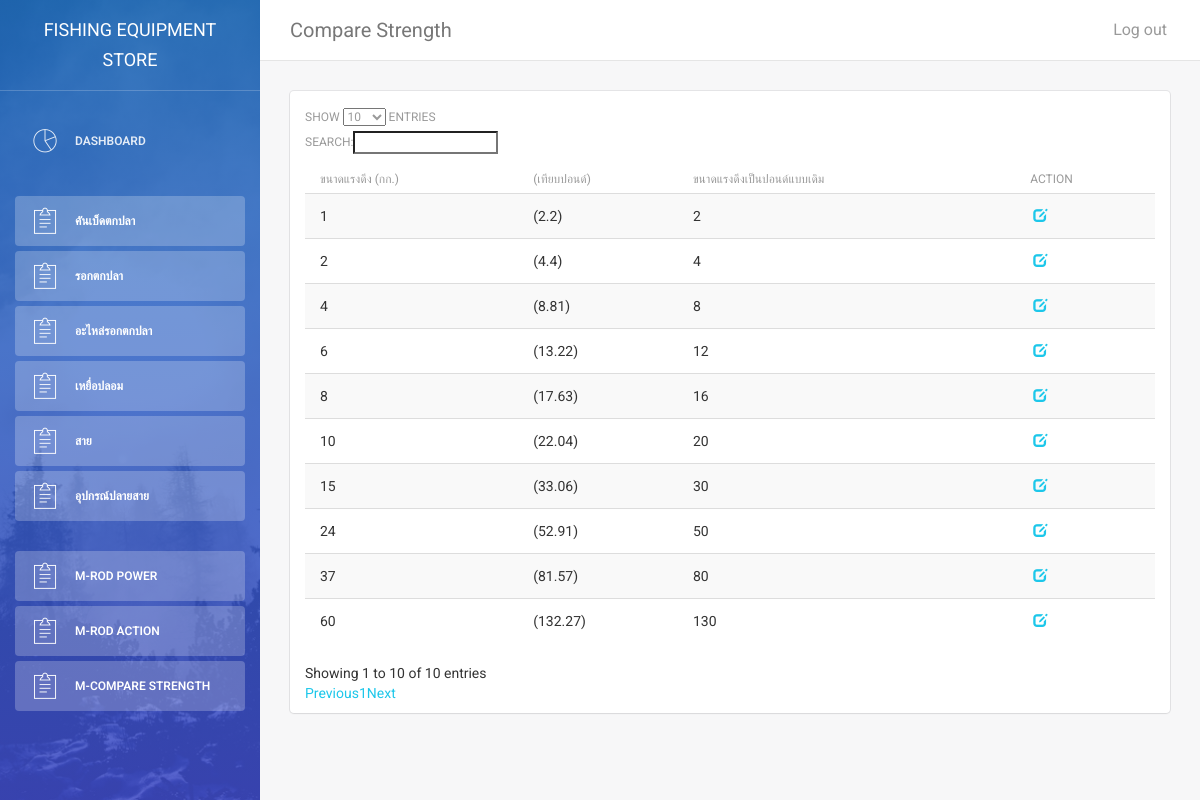
The app's page /admin/compare_strength.php with its own data.
### tables this page shows
CREATE TABLE `tensile_strength` (
  `ID` int(1) NOT NULL,
  `strength_kg` int(2) NOT NULL,
  `strength_pound` double NOT NULL,
  `strength_pound_old` int(3) NOT NULL
);

### admin/compare_strength.php (the view, shortened to what this page needs)
<?php
require("../conf/config_mysqli.php");
mysqli_set_charset($Connect, "utf8");
$menu = 'registerAll';
?>
<!doctype html>
<html lang="en">
    <head>
        <link href="https://maxcdn.bootstrapcdn.com/bootstrap/3.3.7/css/bootstrap.min.css" rel="stylesheet" />
        <link href="assets/css/animate.min.css" rel="stylesheet"/>
        <link href="assets/css/light-bootstrap-dashboard.css?v=1.4.0" rel="stylesheet"/>
        <link href="https://cdn.datatables.net/1.10.19/css/dataTables.bootstrap.min.css" rel="stylesheet"/>
        <link href="assets/css/adminstyle.css" rel="stylesheet" />
        <link href="http://maxcdn.bootstrapcdn.com/font-awesome/4.2.0/css/font-awesome.min.css" rel="stylesheet">
        <link href="assets/css/pe-icon-7-stroke.css" rel="stylesheet" />
    </head>
    <body>
        <div class="wrapper">
            <?php include('element/sidebar.php'); ?>
            <div class="main-panel">
                <nav class="navbar navbar-default navbar-fixed">
                    <div class="container-fluid">
                        <div class="navbar-header">
                            <a class="navbar-brand" href="#">Compare Strength</a>
                        </div>
                        <div class="collapse navbar-collapse">
                            <ul class="nav navbar-nav navbar-right">
                                <li>
                                    <a href="logout.php">
                                        <p>Log out</p>
                                    </a>
                                </li>
                            </ul>
                        </div>
                    </div>
                </nav>
                <div class="content">
                    <div class="container-fluid">
                        <div class="row">
                            <div class="col-md-12">
                                <div class="card">
                                    <div class="content table-responsive">
                                        <table id="dataRegister" class="table table-hover table-striped">
                                            <thead>
                                            <th>ขนาดแรงดึง (กก.)</th>
                                            <th>(เทียบปอนด์)</th>
											<th>ขนาดแรงดึงเป็นปอนด์แบบเดิม</th>
											<th>ACTION</th>
                                            </thead>
                                            <tbody>
                                                <?php
                                                $sql = "SELECT `ID`,`strength_kg`,`strength_pound`,`strength_pound_old` FROM `Tensile_strength`";
                                                $result = $Connect->query($sql);
                                                if ($result->num_rows > 0) {
                                                    while ($row = $result->fetch_assoc()) {
                                                        echo "<tr>";
                                                        echo "<td>" . $row["strength_kg"]. "</td>";
                                                        echo "<td>(" . $row["strength_pound"] . ")</td>";
														echo "<td>" . $row["strength_pound_old"] . "</td>";
														echo '<td class="text-left"><a href="rod_power_check.php?id='. base64_encode($row["ID"]).'" title="แก้ไขข้อมูล/ตรวจสอบ"><span class="glyphicon glyphicon-edit" style="margin-left: 3px; margin-right: 3px;"></span></a></td>';
                                                        echo "</tr>";
                                                    }
                                                } else {
                                                    echo "0 results";
                                                }
                                                ?>
                                            </tbody>
                                        </table>
                                    </div>
                                </div>
                            </div>
                        </div>
                    </div>
                </div>
            </div>
        </div>
    </body>
</html>

### admin/element/sidebar.php (shortened to what this page needs)
<div class="sidebar" data-color="blue" data-image="assets/img/sidebar-5.jpg">
    <div class="sidebar-wrapper">
        <div class="logo">
            <a href="" class="simple-text">
                Fishing Equipment Store
            </a>
        </div>
        <ul class="nav">
            <li <?=(($menu == 'Dashboard')? 'class="active"' : '')?>>
                <a href="">
                    <i class="pe-7s-graph"></i>
                    <p>Dashboard</p>
                </a>
            </li>
            <li <?=(($menu == 'registerAll')? 'class="active"' : '')?>>
                <a href="rods.php">
                    <i class="pe-7s-note2"></i>
                    <p>คันเบ็ดตกปลา</p>
                </a>
				<a href="">
                    <i class="pe-7s-note2"></i>
                    <p>รอกตกปลา</p>
                </a>
				<a href="">
                    <i class="pe-7s-note2"></i>
                    <p>อะไหล่รอกตกปลา</p>
                </a>
				<a href="">
                    <i class="pe-7s-note2"></i>
                    <p>เหยื่อปลอม</p>
                </a>
				<a href="">
                    <i class="pe-7s-note2"></i>
                    <p>สาย</p>
                </a>
				<a href="">
                    <i class="pe-7s-note2"></i>
                    <p>อุปกรณ์ปลายสาย</p>
                </a>
				<a href="rod_power.php">
                    <i class="pe-7s-note2"></i>
                    <p>M-Rod Power</p>
                </a>
				<a href="rod_action.php">
                    <i class="pe-7s-note2"></i>
                    <p>M-Rod Action</p>
                </a>
				<a href="compare_strength.php">
                    <i class="pe-7s-note2"></i>
                    <p>M-Compare Strength</p>
                </a>
            </li>
        </ul>
    </div>
</div>

### records on screen
tensile_strength: strength_kg "1", strength_pound "2.2", strength_pound_old "2"
tensile_strength: strength_kg "2", strength_pound "4.4", strength_pound_old "4"
tensile_strength: strength_kg "4", strength_pound "8.81", strength_pound_old "8"
tensile_strength: strength_kg "6", strength_pound "13.22", strength_pound_old "12"
tensile_strength: strength_kg "8", strength_pound "17.63", strength_pound_old "16"
tensile_strength: strength_kg "10", strength_pound "22.04", strength_pound_old "20"
tensile_strength: strength_kg "15", strength_pound "33.06", strength_pound_old "30"
tensile_strength: strength_kg "24", strength_pound "52.91", strength_pound_old "50"
tensile_strength: strength_kg "37", strength_pound "81.57", strength_pound_old "80"
tensile_strength: strength_kg "60", strength_pound "132.27", strength_pound_old "130"
